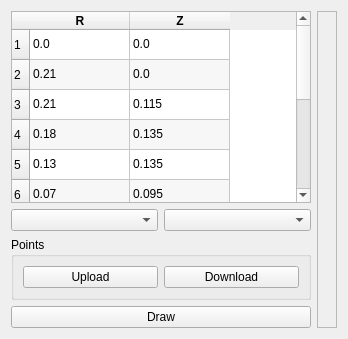
      <widget class="QWidget" name="geometry">
       <attribute name="title">
        <string>Geometry</string>
       </attribute>
       <layout class="QHBoxLayout" name="horizontalLayout_3">
        <item>
         <layout class="QVBoxLayout" name="verticalLayout_5">
          <item>
           <widget class="QTableWidget" name="gTable">
            <property name="sizePolicy">
             <sizepolicy hsizetype="Minimum" vsizetype="Expanding">
              <horstretch>0</horstretch>
              <verstretch>0</verstretch>
             </sizepolicy>
            </property>
            <property name="minimumSize">
             <size>
              <width>300</width>
              <height>0</height>
             </size>
            </property>
            <property name="toolTip">
             <string>Geometry points</string>
            </property>
            <property name="dragEnabled">
             <bool>false</bool>
            </property>
            <property name="alternatingRowColors">
             <bool>true</bool>
            </property>
            <property name="selectionBehavior">
             <enum>QAbstractItemView::SelectRows</enum>
            </property>
            <property name="rowCount">
             <number>11</number>
            </property>
            <property name="columnCount">
             <number>2</number>
            </property>
            <row/>
            <row/>
            <row/>
            <row/>
            <row/>
            <row/>
            <row/>
            <row/>
            <row/>
            <row/>
            <row/>
            <column>
             <property name="text">
              <string notr="true">R</string>
             </property>
             <property name="font">
              <font>
               <weight>75</weight>
               <bold>true</bold>
              </font>
             </property>
            </column>
            <column>
             <property name="text">
              <string notr="true">Z</string>
             </property>
             <property name="font">
              <font>
               <weight>75</weight>
               <bold>true</bold>
              </font>
             </property>
            </column>
            <item row="0" column="0">
             <property name="text">
              <string>0.0</string>
             </property>
            </item>
            <item row="0" column="1">
             <property name="text">
              <string>0.0</string>
             </property>
            </item>
            <item row="1" column="0">
             <property name="text">
              <string>0.21</string>
             </property>
            </item>
            <item row="1" column="1">
             <property name="text">
              <string>0.0</string>
             </property>
            </item>
            <item row="2" column="0">
             <property name="text">
              <string>0.21</string>
             </property>
            </item>
            <item row="2" column="1">
             <property name="text">
              <string>0.115</string>
             </property>
            </item>
            <item row="3" column="0">
             <property name="text">
              <string>0.18</string>
             </property>
            </item>
            <item row="3" column="1">
             <property name="text">
              <string>0.135</string>
             </property>
            </item>
            <item row="4" column="0">
             <property name="text">
              <string>0.13</string>
             </property>
            </item>
            <item row="4" column="1">
             <property name="text">
              <string>0.135</string>
             </property>
            </item>
            <item row="5" column="0">
             <property name="text">
              <string>0.07</string>
             </property>
            </item>
            <item row="5" column="1">
             <property name="text">
              <string>0.095</string>
             </property>
            </item>
            <item row="6" column="0">
             <property name="text">
              <string>CS</string>
             </property>
            </item>
            <item row="6" column="1">
             <property name="text">
              <string>0.009</string>
             </property>
            </item>
            <item row="7" column="0">
             <property name="text">
              <string>0.06</string>
             </property>
            </item>
            <item row="7" column="1">
             <property name="text">
              <string>0.097</string>
             </property>
            </item>
            <item row="8" column="0">
             <property name="text">
              <string>0.06</string>
             </property>
            </item>
            <item row="8" column="1">
             <property name="text">
              <string>0.15</string>
             </property>
            </item>
            <item row="9" column="0">
             <property name="text">
              <string>0.0</string>
             </property>
            </item>
            <item row="9" column="1">
             <property name="text">
              <string>0.15</string>
             </property>
            </item>
            <item row="10" column="0">
             <property name="text">
              <string>0.0</string>
             </property>
            </item>
            <item row="10" column="1">
             <property name="text">
              <string>0.0</string>
             </property>
            </item>
           </widget>
          </item>
          <item>
           <layout class="QHBoxLayout" name="horizontalLayout_11">
            <item>
             <widget class="QComboBox" name="gStyle">
              <property name="currentText">
               <string/>
              </property>
             </widget>
            </item>
            <item>
             <widget class="QComboBox" name="gPart"/>
            </item>
           </layout>
          </item>
          <item>
           <widget class="QGroupBox" name="groupBox_2">
            <property name="title">
             <string>Points</string>
            </property>
            <layout class="QHBoxLayout" name="horizontalLayout_10">
             <item>
              <widget class="QPushButton" name="gUploadButton">
               <property name="enabled">
                <bool>true</bool>
               </property>
               <property name="toolTip">
                <string>Upload geometry points</string>
               </property>
               <property name="statusTip">
                <string>Upload geometry points</string>
               </property>
               <property name="text">
                <string>Upload</string>
               </property>
              </widget>
             </item>
             <item>
              <widget class="QPushButton" name="gDownloadButton">
               <property name="enabled">
                <bool>true</bool>
               </property>
               <property name="toolTip">
                <string>Download geometry points</string>
               </property>
               <property name="statusTip">
                <string>Download geometry points</string>
               </property>
               <property name="text">
                <string>Download</string>
               </property>
              </widget>
             </item>
            </layout>
           </widget>
          </item>
          <item>
           <widget class="QPushButton" name="gDrawButton">
            <property name="toolTip">
             <string>Draw geometry</string>
            </property>
            <property name="statusTip">
             <string>Draw geometry (Ctrl+C)</string>
            </property>
            <property name="text">
             <string>Draw</string>
            </property>
           </widget>
          </item>
         </layout>
        </item>
        <item>
         <widget class="QFrame" name="gFrame">
          <property name="frameShape">
           <enum>QFrame::StyledPanel</enum>
          </property>
          <property name="frameShadow">
           <enum>QFrame::Raised</enum>
          </property>
          <layout class="QVBoxLayout" name="verticalLayout_4"/>
         </widget>
        </item>
       </layout>
      </widget>
